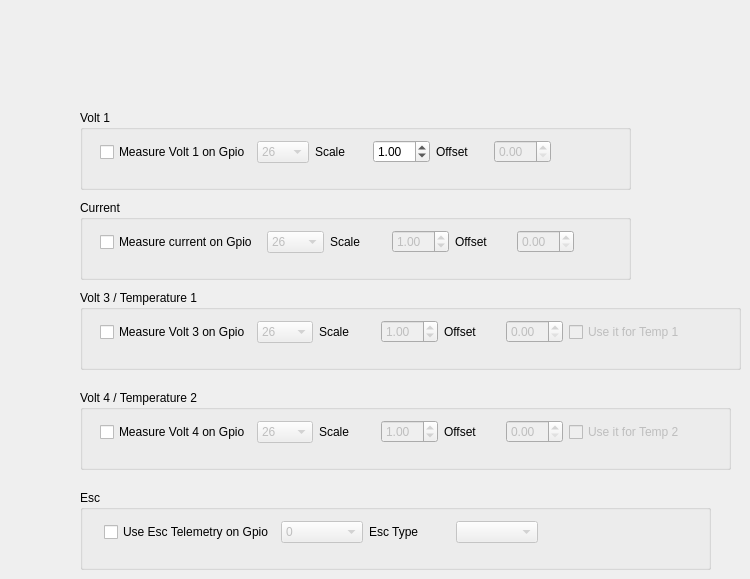
      <widget class="QWidget" name="tab_3">
       <attribute name="title">
        <string>Voltages / Current / Temp / Esc</string>
       </attribute>
       <widget class="QGroupBox" name="groupBox">
        <property name="geometry">
         <rect>
          <x>80</x>
          <y>110</y>
          <width>551</width>
          <height>80</height>
         </rect>
        </property>
        <property name="title">
         <string>Volt 1</string>
        </property>
        <widget class="QWidget" name="layoutWidget">
         <property name="geometry">
          <rect>
           <x>20</x>
           <y>30</y>
           <width>451</width>
           <height>24</height>
          </rect>
         </property>
         <layout class="QHBoxLayout" name="horizontalLayout_14">
          <item>
           <widget class="QCheckBox" name="cbVolt1">
            <property name="text">
             <string>Measure Volt 1 on Gpio</string>
            </property>
           </widget>
          </item>
          <item>
           <widget class="QComboBox" name="comboBoxVolt1">
            <property name="enabled">
             <bool>false</bool>
            </property>
            <item>
             <property name="text">
              <string>26</string>
             </property>
            </item>
            <item>
             <property name="text">
              <string>27</string>
             </property>
            </item>
            <item>
             <property name="text">
              <string>28</string>
             </property>
            </item>
            <item>
             <property name="text">
              <string>29</string>
             </property>
            </item>
           </widget>
          </item>
          <item>
           <widget class="QLabel" name="label_11">
            <property name="text">
             <string>Scale</string>
            </property>
           </widget>
          </item>
          <item>
           <widget class="QDoubleSpinBox" name="dsScaleVolt1">
            <property name="enabled">
             <bool>true</bool>
            </property>
            <property name="value">
             <double>1.000000000000000</double>
            </property>
           </widget>
          </item>
          <item>
           <widget class="QLabel" name="label_13">
            <property name="text">
             <string>Offset</string>
            </property>
           </widget>
          </item>
          <item>
           <widget class="QDoubleSpinBox" name="dsOffsetVolt1">
            <property name="enabled">
             <bool>false</bool>
            </property>
           </widget>
          </item>
         </layout>
        </widget>
       </widget>
       <widget class="QGroupBox" name="groupBox_2">
        <property name="geometry">
         <rect>
          <x>80</x>
          <y>200</y>
          <width>551</width>
          <height>80</height>
         </rect>
        </property>
        <property name="title">
         <string>Current</string>
        </property>
        <widget class="QWidget" name="layoutWidget_2">
         <property name="geometry">
          <rect>
           <x>20</x>
           <y>30</y>
           <width>474</width>
           <height>24</height>
          </rect>
         </property>
         <layout class="QHBoxLayout" name="horizontalLayout_15">
          <item>
           <widget class="QCheckBox" name="cbVolt2">
            <property name="text">
             <string>Measure current on Gpio </string>
            </property>
           </widget>
          </item>
          <item>
           <widget class="QComboBox" name="comboBoxVolt2">
            <property name="enabled">
             <bool>false</bool>
            </property>
            <item>
             <property name="text">
              <string>26</string>
             </property>
            </item>
            <item>
             <property name="text">
              <string>27</string>
             </property>
            </item>
            <item>
             <property name="text">
              <string>28</string>
             </property>
            </item>
            <item>
             <property name="text">
              <string>29</string>
             </property>
            </item>
           </widget>
          </item>
          <item>
           <widget class="QLabel" name="label_15">
            <property name="text">
             <string>Scale</string>
            </property>
           </widget>
          </item>
          <item>
           <widget class="QDoubleSpinBox" name="dsScaleVolt2">
            <property name="enabled">
             <bool>false</bool>
            </property>
            <property name="value">
             <double>1.000000000000000</double>
            </property>
           </widget>
          </item>
          <item>
           <widget class="QLabel" name="label_19">
            <property name="text">
             <string>Offset</string>
            </property>
           </widget>
          </item>
          <item>
           <widget class="QDoubleSpinBox" name="dsOffsetVolt2">
            <property name="enabled">
             <bool>false</bool>
            </property>
           </widget>
          </item>
         </layout>
        </widget>
       </widget>
       <widget class="QGroupBox" name="groupBox_8">
        <property name="geometry">
         <rect>
          <x>80</x>
          <y>290</y>
          <width>661</width>
          <height>80</height>
         </rect>
        </property>
        <property name="title">
         <string>Volt 3 / Temperature 1</string>
        </property>
        <widget class="QWidget" name="layoutWidget_5">
         <property name="geometry">
          <rect>
           <x>20</x>
           <y>30</y>
           <width>585</width>
           <height>24</height>
          </rect>
         </property>
         <layout class="QHBoxLayout" name="horizontalLayout_17">
          <item>
           <widget class="QCheckBox" name="cbVolt3">
            <property name="text">
             <string>Measure Volt 3 on Gpio</string>
            </property>
           </widget>
          </item>
          <item>
           <widget class="QComboBox" name="comboBoxVolt3">
            <property name="enabled">
             <bool>false</bool>
            </property>
            <item>
             <property name="text">
              <string>26</string>
             </property>
            </item>
            <item>
             <property name="text">
              <string>27</string>
             </property>
            </item>
            <item>
             <property name="text">
              <string>27</string>
             </property>
            </item>
            <item>
             <property name="text">
              <string>29</string>
             </property>
            </item>
           </widget>
          </item>
          <item>
           <widget class="QLabel" name="label_26">
            <property name="text">
             <string>Scale</string>
            </property>
           </widget>
          </item>
          <item>
           <widget class="QDoubleSpinBox" name="dsScaleVolt3">
            <property name="enabled">
             <bool>false</bool>
            </property>
            <property name="value">
             <double>1.000000000000000</double>
            </property>
           </widget>
          </item>
          <item>
           <widget class="QLabel" name="label_27">
            <property name="text">
             <string>Offset</string>
            </property>
           </widget>
          </item>
          <item>
           <widget class="QDoubleSpinBox" name="dsOffsetVolt3">
            <property name="enabled">
             <bool>false</bool>
            </property>
           </widget>
          </item>
          <item>
           <widget class="QCheckBox" name="cbTemp1">
            <property name="enabled">
             <bool>false</bool>
            </property>
            <property name="text">
             <string>Use it for Temp 1</string>
            </property>
           </widget>
          </item>
         </layout>
        </widget>
       </widget>
       <widget class="QGroupBox" name="groupBox_9">
        <property name="geometry">
         <rect>
          <x>80</x>
          <y>390</y>
          <width>651</width>
          <height>80</height>
         </rect>
        </property>
        <property name="title">
         <string>Volt 4 / Temperature 2</string>
        </property>
        <widget class="QWidget" name="layoutWidget_6">
         <property name="geometry">
          <rect>
           <x>20</x>
           <y>30</y>
           <width>585</width>
           <height>24</height>
          </rect>
         </property>
         <layout class="QHBoxLayout" name="horizontalLayout_18">
          <item>
           <widget class="QCheckBox" name="cbVolt4">
            <property name="text">
             <string>Measure Volt 4 on Gpio</string>
            </property>
           </widget>
          </item>
          <item>
           <widget class="QComboBox" name="comboBoxVolt4">
            <property name="enabled">
             <bool>false</bool>
            </property>
            <item>
             <property name="text">
              <string>26</string>
             </property>
            </item>
            <item>
             <property name="text">
              <string>27</string>
             </property>
            </item>
            <item>
             <property name="text">
              <string>28</string>
             </property>
            </item>
            <item>
             <property name="text">
              <string>29</string>
             </property>
            </item>
           </widget>
          </item>
          <item>
           <widget class="QLabel" name="label_28">
            <property name="text">
             <string>Scale</string>
            </property>
           </widget>
          </item>
          <item>
           <widget class="QDoubleSpinBox" name="dsScaleVolt4">
            <property name="enabled">
             <bool>false</bool>
            </property>
            <property name="value">
             <double>1.000000000000000</double>
            </property>
           </widget>
          </item>
          <item>
           <widget class="QLabel" name="label_29">
            <property name="text">
             <string>Offset</string>
            </property>
           </widget>
          </item>
          <item>
           <widget class="QDoubleSpinBox" name="dsOffsetVolt4">
            <property name="enabled">
             <bool>false</bool>
            </property>
           </widget>
          </item>
          <item>
           <widget class="QCheckBox" name="cbTemp2">
            <property name="enabled">
             <bool>false</bool>
            </property>
            <property name="text">
             <string>Use it for Temp 2</string>
            </property>
           </widget>
          </item>
         </layout>
        </widget>
       </widget>
       <widget class="QGroupBox" name="groupBox_7">
        <property name="geometry">
         <rect>
          <x>80</x>
          <y>490</y>
          <width>631</width>
          <height>80</height>
         </rect>
        </property>
        <property name="title">
         <string>Esc</string>
        </property>
        <widget class="QWidget" name="layoutWidget">
         <property name="geometry">
          <rect>
           <x>24</x>
           <y>30</y>
           <width>434</width>
           <height>24</height>
          </rect>
         </property>
         <layout class="QHBoxLayout" name="horizontalLayout_16">
          <item>
           <widget class="QCheckBox" name="cbEsc">
            <property name="text">
             <string>Use Esc Telemetry on Gpio</string>
            </property>
           </widget>
          </item>
          <item>
           <widget class="QComboBox" name="comboBoxEsc">
            <property name="enabled">
             <bool>false</bool>
            </property>
            <item>
             <property name="text">
              <string>0</string>
             </property>
            </item>
            <item>
             <property name="text">
              <string>1</string>
             </property>
            </item>
            <item>
             <property name="text">
              <string>2</string>
             </property>
            </item>
            <item>
             <property name="text">
              <string>3</string>
             </property>
            </item>
            <item>
             <property name="text">
              <string>4</string>
             </property>
            </item>
            <item>
             <property name="text">
              <string>5</string>
             </property>
            </item>
            <item>
             <property name="text">
              <string>6</string>
             </property>
            </item>
            <item>
             <property name="text">
              <string>7</string>
             </property>
            </item>
            <item>
             <property name="text">
              <string>8</string>
             </property>
            </item>
            <item>
             <property name="text">
              <string>9</string>
             </property>
            </item>
            <item>
             <property name="text">
              <string>10</string>
             </property>
            </item>
            <item>
             <property name="text">
              <string>11</string>
             </property>
            </item>
            <item>
             <property name="text">
              <string>12</string>
             </property>
            </item>
            <item>
             <property name="text">
              <string>13</string>
             </property>
            </item>
            <item>
             <property name="text">
              <string>14</string>
             </property>
            </item>
            <item>
             <property name="text">
              <string>15</string>
             </property>
            </item>
            <item>
             <property name="text">
              <string>26</string>
             </property>
            </item>
            <item>
             <property name="text">
              <string>27</string>
             </property>
            </item>
            <item>
             <property name="text">
              <string>28</string>
             </property>
            </item>
            <item>
             <property name="text">
              <string>29</string>
             </property>
            </item>
           </widget>
          </item>
          <item>
           <widget class="QLabel" name="label_25">
            <property name="text">
             <string>Esc Type</string>
            </property>
           </widget>
          </item>
          <item>
           <widget class="QComboBox" name="comboBoxEscType">
            <property name="enabled">
             <bool>false</bool>
            </property>
           </widget>
          </item>
         </layout>
        </widget>
       </widget>
      </widget>
